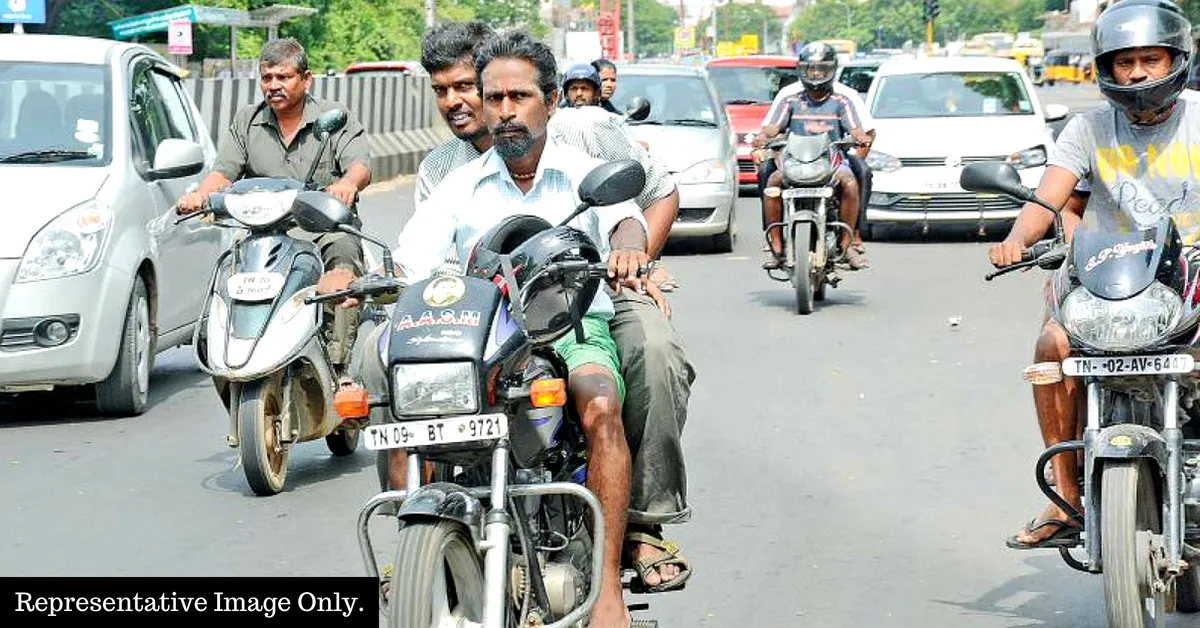
#> input picture test/Riding-a-bike-without-a-helmet-in-Hyderabad_-Well-the-IIT-and-the-city-police-are-working-on-a-system-to-fine-you..webp, 1200 x 628 px
$ python -i ocr_engine.py   (imports and definitions only)
#> lines starting #> are read from the running program, lines starting #| are printed output that depends on the picture; after the words box and inside, x2 and y2 are one past the last pixel; in counts of white or black regions, pixels touching at a corner belong together
#> further down, picture is the input picture: shape (628, 1200, 3); mean B, G, R 159.2, 165.5, 160.6
import cv2
import numpy as np
import easyocr
import re
from typing import Dict, Any, Optional


INDIAN_PLATE_PATTERN = re.compile(r"[A-Z]{2}\s*\d{2}\s*[A-Z]{1,2}\s*\d{4}")


def init_ocr_reader() -> easyocr.Reader:
    reader = easyocr.Reader(["en"], gpu=False)
    return reader


def preprocess_plate(plate_img: np.ndarray) -> np.ndarray:
    h, w = plate_img.shape[:2]
#> h = 628; w = 1200
    scale_factor = max(2, min(3, 300 // max(w, 1)))
#> scale_factor = 2
    resized = cv2.resize(
        plate_img,
        (w * scale_factor, h * scale_factor),
        interpolation=cv2.INTER_CUBIC,
    )

    gray = cv2.cvtColor(resized, cv2.COLOR_BGR2GRAY)
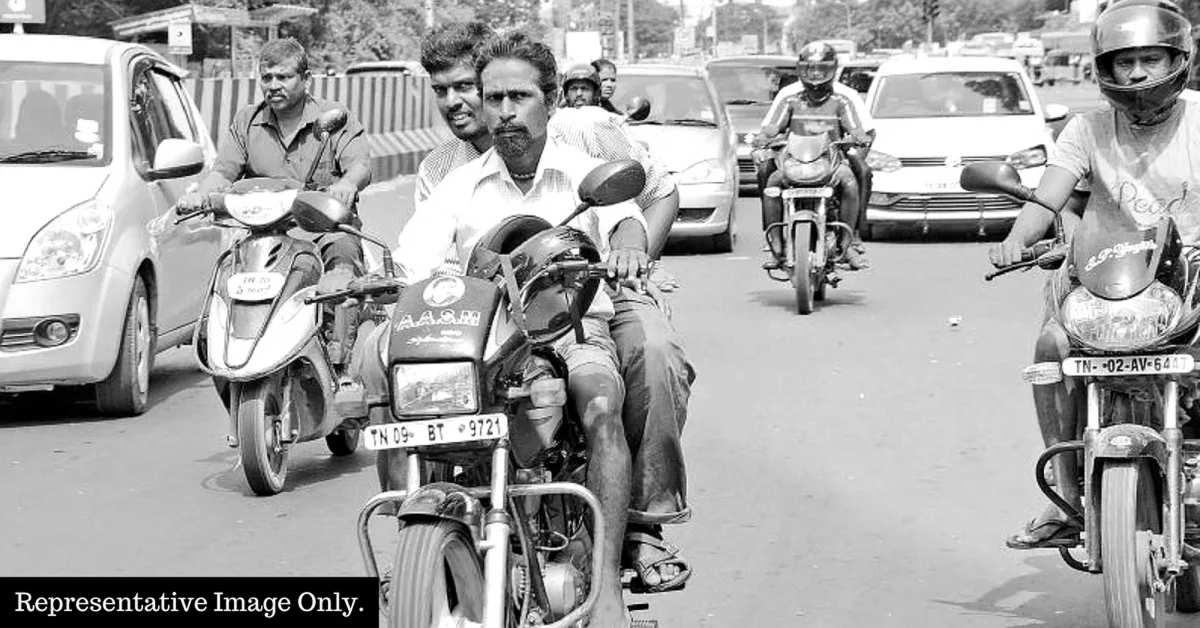
#> gray: shape (1256, 2400) (shown at 1/2 size); min 0, max 255, mean 163.3

    thresh = cv2.adaptiveThreshold(
        gray,
        255,
        cv2.ADAPTIVE_THRESH_GAUSSIAN_C,
        cv2.THRESH_BINARY,
        blockSize=11,
        C=2,
    )
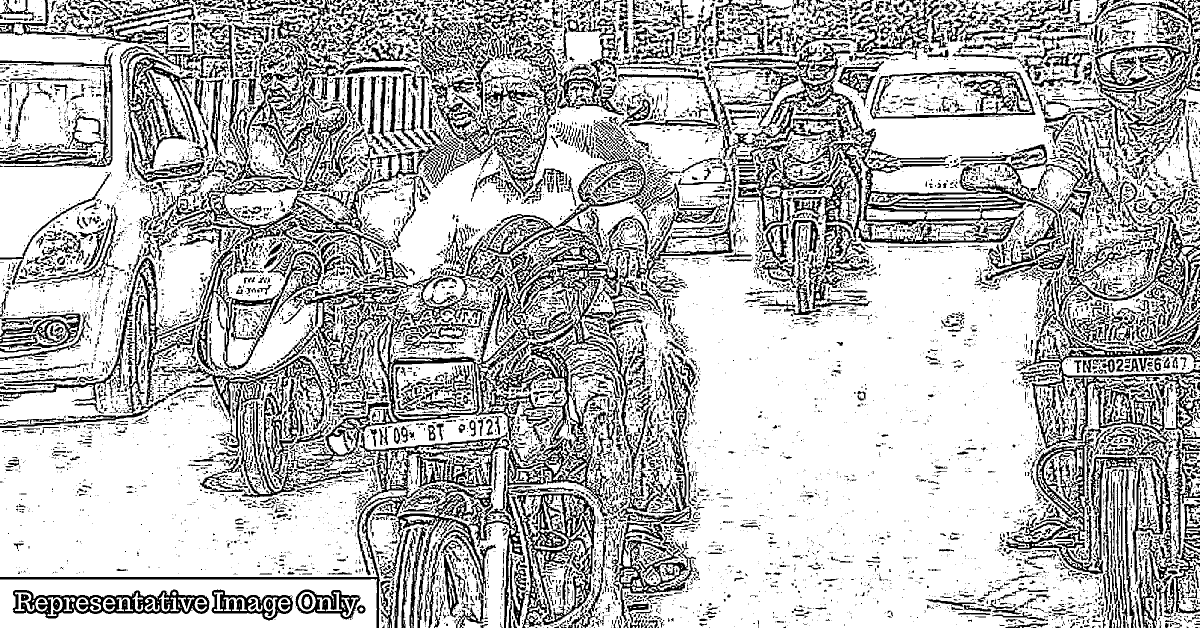
#> thresh: shape (1256, 2400) (shown at 1/2 size); 72.7% white; 12135 black regions (8318 under 20 px), largest, box (x1, y1, x2, y2) and area: (579, 488, 1237, 1035) 51127, (1409, 85, 2122, 497) 33404, (0, 865, 1020, 1256) 17547
    thresh = cv2.adaptiveThreshold(
        gray,
        255,
        cv2.ADAPTIVE_THRESH_GAUSSIAN_C,
        cv2.THRESH_BINARY,
        blockSize=11,
        C=2,
    )

    kernel = cv2.getStructuringElement(cv2.MORPH_RECT, (2, 2))
    cleaned = cv2.morphologyEx(thresh, cv2.MORPH_CLOSE, kernel, iterations=1)
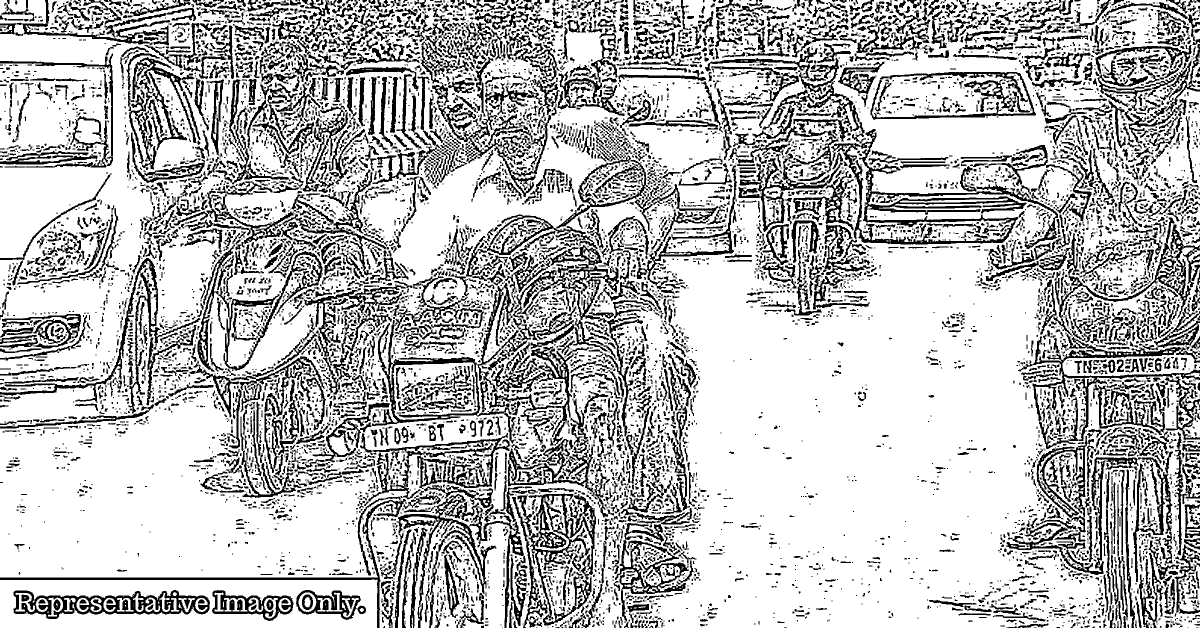
#> cleaned: shape (1256, 2400) (shown at 1/2 size); 74.2% white; 10409 black regions (5576 under 20 px), largest, box (x1, y1, x2, y2) and area: (1662, 258, 2116, 498) 15498, (1057, 987, 1192, 1251) 9680, (27, 1180, 420, 1238) 8793
    cleaned = cv2.morphologyEx(cleaned, cv2.MORPH_OPEN, kernel, iterations=1)
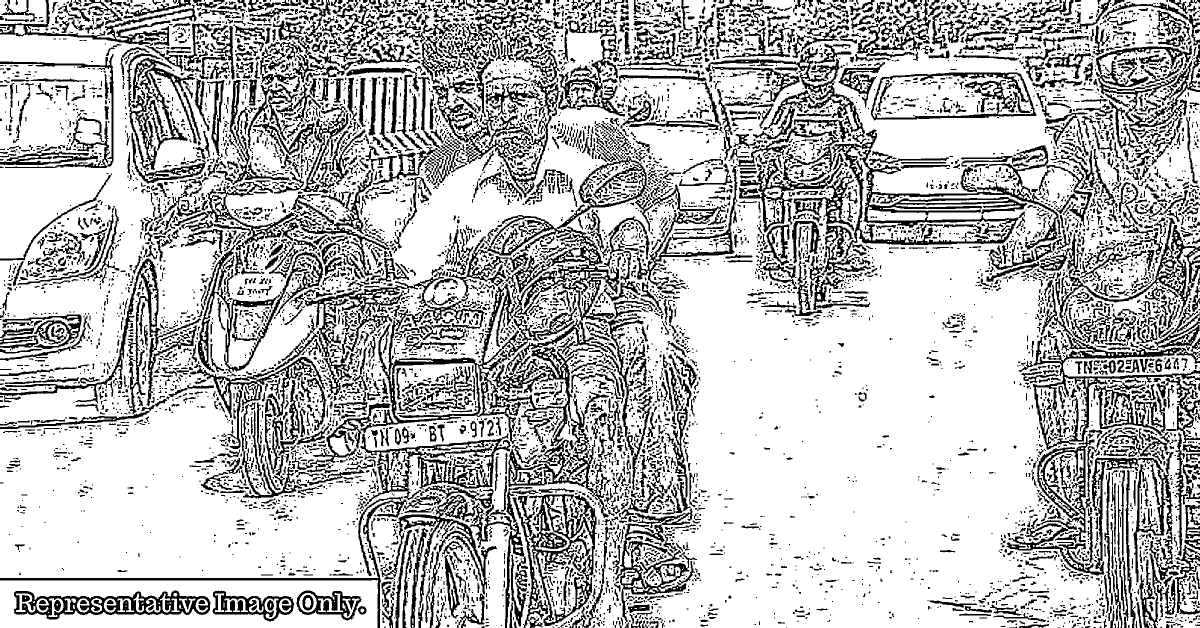
#> cleaned: shape (1256, 2400) (shown at 1/2 size); 73.8% white; 8114 black regions (4340 under 20 px), largest, box (x1, y1, x2, y2) and area: (584, 303, 1303, 1036) 63720, (1475, 253, 2184, 517) 23603, (2013, 873, 2347, 1165) 16070

    return cleaned


# [59 lines left out: functions clean_plate_text, extract_plate_text, not called in this run]

>>> import cv2
>>> picture = cv2.imread('../test/Riding-a-bike-without-a-helmet-in-Hyderabad_-Well-the-IIT-and-the-city-police-are-working-on-a-system-to-fine-you..webp')
>>> result = preprocess_plate(picture)

$ run again, on test/new_test.jpg
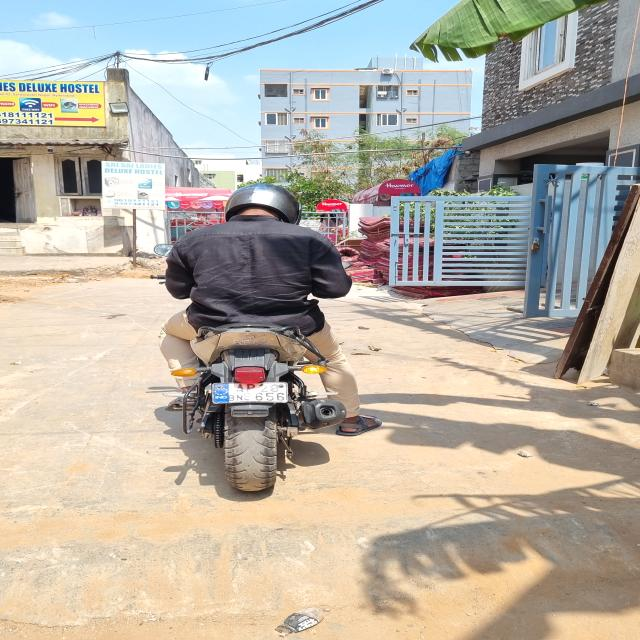
#> input picture test/new_test.jpg, 640 x 640 px
#> picture is the input picture: shape (640, 640, 3); mean B, G, R 164.2, 176, 182.4
#> in preprocess_plate, `thresh = cv2.adaptiveThreshold( gray, 255, cv2.ADAPTIVE_THRESH_GAUSSIA..`:
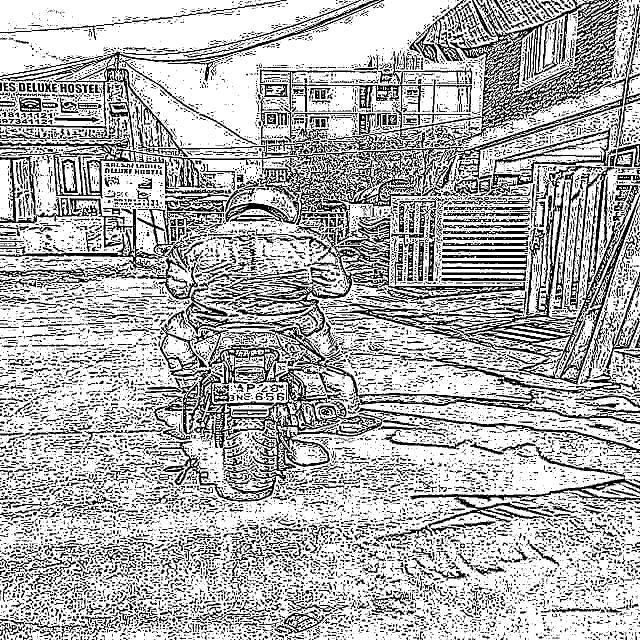
#> thresh: shape (1280, 1280) (shown at 1/2 size); 69.8% white; 12834 black regions (9210 under 20 px), largest, box (x1, y1, x2, y2) and area: (669, 331, 1280, 769) 24392, (739, 0, 1239, 288) 22632, (317, 647, 764, 1005) 20383
#> in preprocess_plate, `cleaned = cv2.morphologyEx(cleaned, cv2.MORPH_OPEN, kernel, iterations..`:
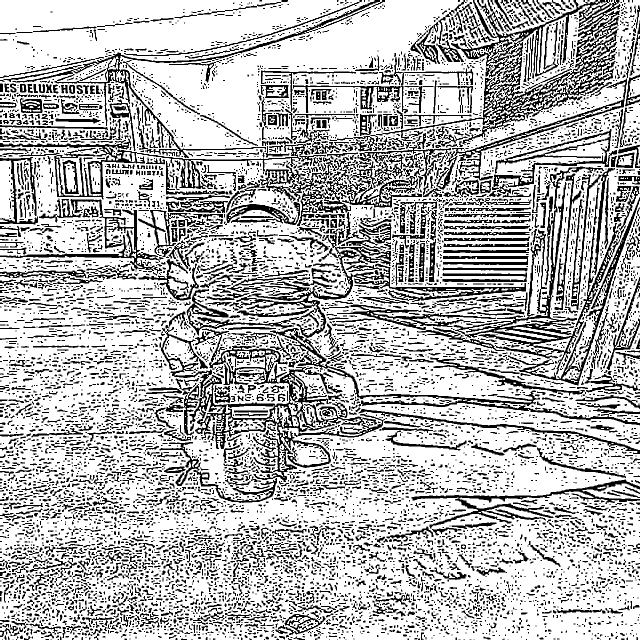
#> cleaned: shape (1280, 1280) (shown at 1/2 size); 71.9% white; 9650 black regions (6375 under 20 px), largest, box (x1, y1, x2, y2) and area: (319, 654, 770, 964) 23618, (752, 0, 1241, 290) 23033, (459, 424, 1280, 851) 19247

$ run again, on test/pexels-aleksandr-neplokhov-486399-1238942.jpg
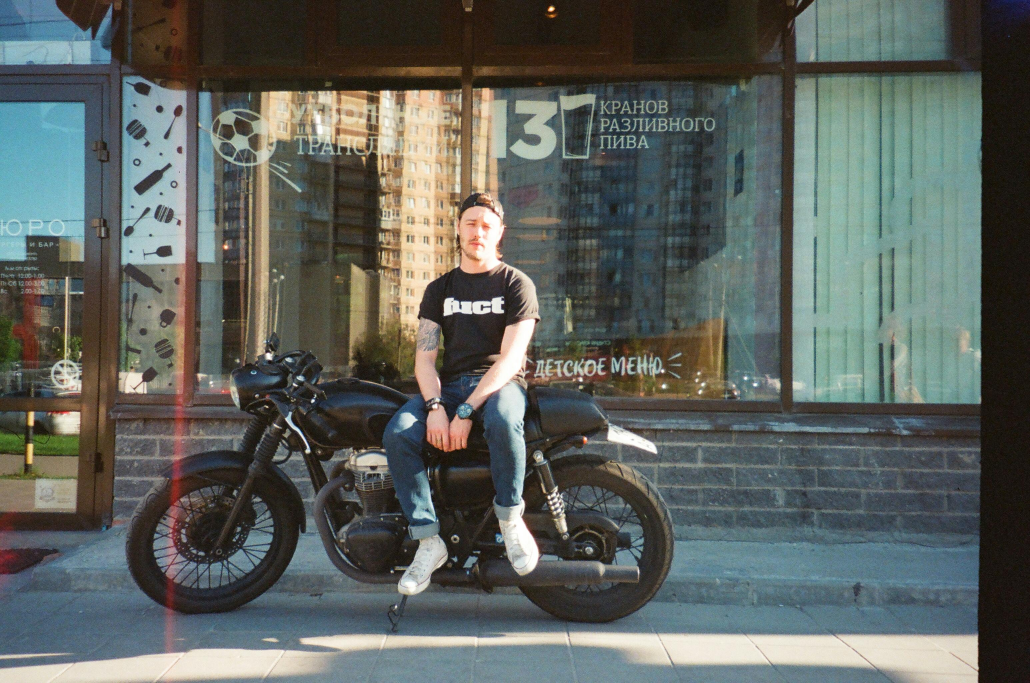
#> input picture test/pexels-aleksandr-neplokhov-486399-1238942.jpg, 3089 x 2048 px (shown at 1/3 size)
#> picture is the input picture: shape (2048, 3089, 3); mean B, G, R 94.6, 99.1, 93.7
#> in preprocess_plate, `gray = cv2.cvtColor(resized, cv2.COLOR_BGR2GRAY)`:
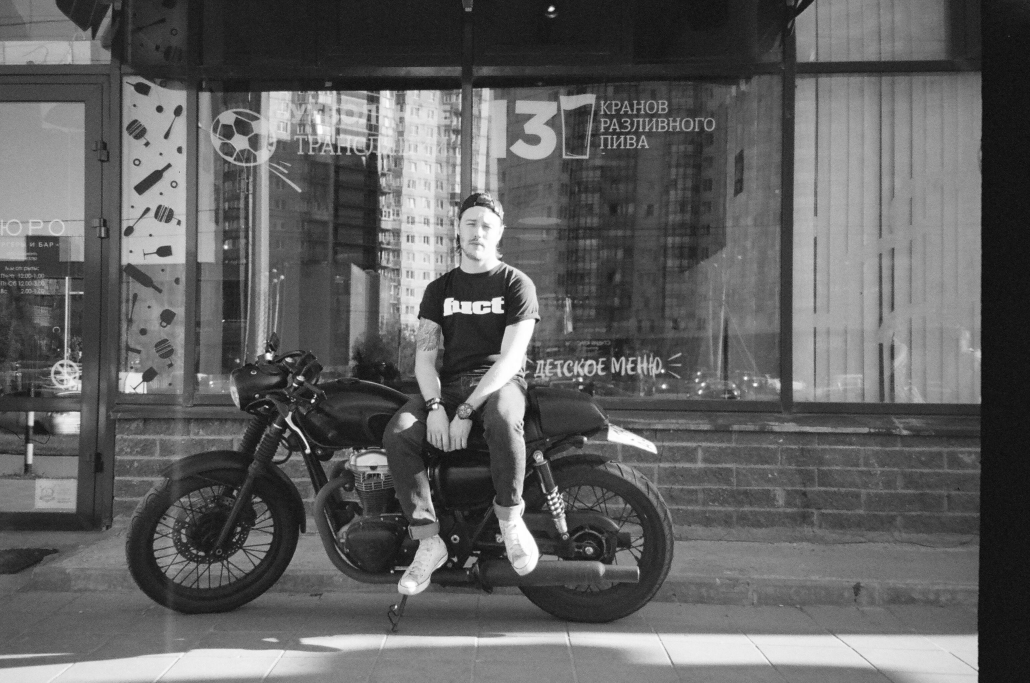
#> gray: shape (4096, 6178) (shown at 1/6 size); min 0, max 255, mean 96.9
#> in preprocess_plate, `thresh = cv2.adaptiveThreshold( gray, 255, cv2.ADAPTIVE_THRESH_GAUSSIA..`:
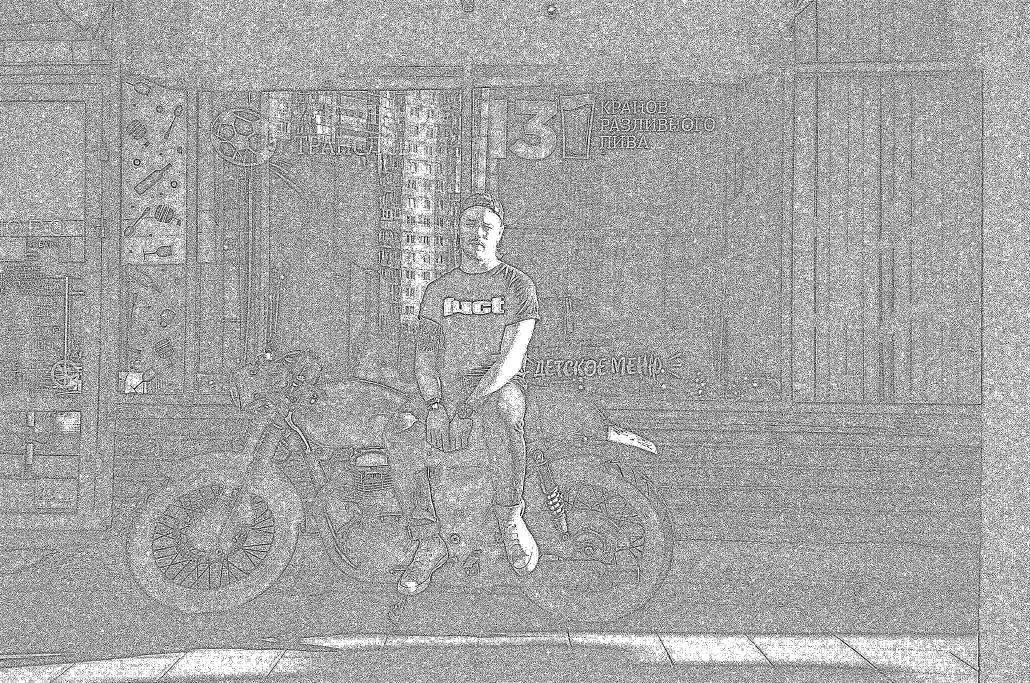
#> thresh: shape (4096, 6178) (shown at 1/6 size); 64.5% white; black in thin lines or dots
